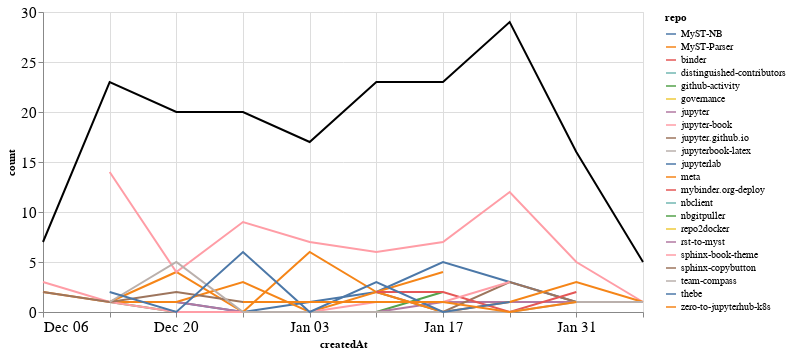

Write notebook code for a chart like this one.
### Markdown cell above
### Comments

### Code cell
comments_time = comments.groupby('repo').resample('W', on='createdAt').count()['author'].reset_index()
comments_time = comments_time.rename(columns={'author': 'count'})
comments_time_total = comments_time.groupby('createdAt').agg({"count": "sum"}).reset_index()
ch1 = alt.Chart(comments_time, width=600).mark_line().encode(
    x='createdAt',
    y='count',
    color='repo',
    tooltip="repo"
)

ch2 = alt.Chart(comments_time_total, width=600).mark_line(color="black").encode(
    x='createdAt',
    y='count',
)

ch1 + ch2

### Figure 1 — Vega-Lite specification as saved in the notebook (floating-point values rounded to 4 significant figures)
{"config": {"axisLeft": {"labelFontSize": 15}, "axisBottom": {"labelFontSize": 15}}, "layer": [{"data": {"name": "data-d0e3fe6982997956f04ea8964ae4cf59"}, "mark": "line", "encoding": {"color": {"type": "nominal", "field": "repo"}, "tooltip": {"type": "nominal", "field": "repo"}, "x": {"type": "temporal", "field": "createdAt"}, "y": {"type": "quantitative", "field": "count"}}, "width": 600}, {"data": {"name": "data-1189f6dd9881c299bf3a526f89d02f26"}, "mark": {"type": "line", "color": "black"}, "encoding": {"x": {"type": "temporal", "field": "createdAt"}, "y": {"type": "quantitative", "field": "count"}}, "width": 600}], "$schema": "https://vega.github.io/schema/vega-lite/v4.8.1.json", "datasets": {"data-d0e3fe6982997956f04ea8964ae4cf59": [{"repo": "MyST-NB", "createdAt": "2020-12-20T00:00:00", "count": 1}, {"repo": "MyST-NB", "createdAt": "2020-12-27T00:00:00", "count": 0}, {"repo": "MyST-NB", "createdAt": "2021-01-03T00:00:00", "count": 1}, {"repo": "MyST-NB", "createdAt": "2021-01-10T00:00:00", "count": 2}, {"repo": "MyST-NB", "createdAt": "2021-01-17T00:00:00", "count": 5}, {"repo": "MyST-NB", "createdAt": "2021-01-24T00:00:00", "count": 3}, {"repo": "MyST-NB", "createdAt": "2021-01-31T00:00:00", "count": 1}, {"repo": "MyST-Parser", "createdAt": "2020-12-13T00:00:00", "count": 1}, {"repo": "MyST-Parser", "createdAt": "2020-12-20T00:00:00", "count": 4}, {"repo": "MyST-Parser", "createdAt": "2020-12-27T00:00:00", "count": 0}, {"repo": "MyST-Parser", "createdAt": "2021-01-03T00:00:00", "count": 6}, {"repo": "MyST-Parser", "createdAt": "2021-01-10T00:00:00", "count": 2}, {"repo": "MyST-Parser", "createdAt": "2021-01-17T00:00:00", "count": 4}, {"repo": "binder", "createdAt": "2021-01-31T00:00:00", "count": 1}, {"repo": "distinguished-contributors", "createdAt": "2020-12-20T00:00:00", "count": 1}, {"repo": "github-activity", "createdAt": "2020-12-13T00:00:00", "count": 1}, {"repo": "github-activity", "createdAt": "2020-12-20T00:00:00", "count": 0}, {"repo": "github-activity", "createdAt": "2020-12-27T00:00:00", "count": 0}, {"repo": "github-activity", "createdAt": "2021-01-03T00:00:00", "count": 0}, {"repo": "github-activity", "createdAt": "2021-01-10T00:00:00", "count": 0}, {"repo": "github-activity", "createdAt": "2021-01-17T00:00:00", "count": 2}, {"repo": "governance", "createdAt": "2021-01-24T00:00:00", "count": 1}, {"repo": "jupyter", "createdAt": "2020-12-20T00:00:00", "count": 1}, {"repo": "jupyter", "createdAt": "2020-12-27T00:00:00", "count": 0}, {"repo": "jupyter", "createdAt": "2021-01-03T00:00:00", "count": 0}, {"repo": "jupyter", "createdAt": "2021-01-10T00:00:00", "count": 0}, {"repo": "jupyter", "createdAt": "2021-01-17T00:00:00", "count": 1}, {"repo": "jupyter", "createdAt": "2021-01-24T00:00:00", "count": 1}, {"repo": "jupyter", "createdAt": "2021-01-31T00:00:00", "count": 1}, {"repo": "jupyter-book", "createdAt": "2020-12-13T00:00:00", "count": 14}, {"repo": "jupyter-book", "createdAt": "2020-12-20T00:00:00", "count": 4}, {"repo": "jupyter-book", "createdAt": "2020-12-27T00:00:00", "count": 9}, {"repo": "jupyter-book", "createdAt": "2021-01-03T00:00:00", "count": 7}, {"repo": "jupyter-book", "createdAt": "2021-01-10T00:00:00", "count": 6}, {"repo": "jupyter-book", "createdAt": "2021-01-17T00:00:00", "count": 7}, {"repo": "jupyter-book", "createdAt": "2021-01-24T00:00:00", "count": 12}, {"repo": "jupyter-book", "createdAt": "2021-01-31T00:00:00", "count": 5}, {"repo": "jupyter-book", "createdAt": "2021-02-07T00:00:00", "count": 1}, {"repo": "jupyter.github.io", "createdAt": "2021-01-10T00:00:00", "count": 2}, {"repo": "jupyter.github.io", "createdAt": "2021-01-17T00:00:00", "count": 0}, {"repo": "jupyter.github.io", "createdAt": "2021-01-24T00:00:00", "count": 3}, {"repo": "jupyter.github.io", "createdAt": "2021-01-31T00:00:00", "count": 1}, {"repo": "jupyterbook-latex", "createdAt": "2021-02-07T00:00:00", "count": 2}, {"repo": "jupyterlab", "createdAt": "2020-12-20T00:00:00", "count": 1}, {"repo": "meta", "createdAt": "2020-12-06T00:00:00", "count": 2}, {"repo": "meta", "createdAt": "2020-12-13T00:00:00", "count": 1}, {"repo": "meta", "createdAt": "2020-12-20T00:00:00", "count": 1}, {"repo": "meta", "createdAt": "2020-12-27T00:00:00", "count": 3}, {"repo": "meta", "createdAt": "2021-01-03T00:00:00", "count": 0}, {"repo": "meta", "createdAt": "2021-01-10T00:00:00", "count": 2}, {"repo": "meta", "createdAt": "2021-01-17T00:00:00", "count": 0}, {"repo": "meta", "createdAt": "2021-01-24T00:00:00", "count": 1}, {"repo": "meta", "createdAt": "2021-01-31T00:00:00", "count": 3}, {"repo": "meta", "createdAt": "2021-02-07T00:00:00", "count": 1}, {"repo": "mybinder.org-deploy", "createdAt": "2021-01-10T00:00:00", "count": 2}, {"repo": "mybinder.org-deploy", "createdAt": "2021-01-17T00:00:00", "count": 2}, {"repo": "mybinder.org-deploy", "createdAt": "2021-01-24T00:00:00", "count": 0}, {"repo": "mybinder.org-deploy", "createdAt": "2021-01-31T00:00:00", "count": 2}, {"repo": "nbclient", "createdAt": "2020-12-13T00:00:00", "count": 1}, {"repo": "nbgitpuller", "createdAt": "2021-01-10T00:00:00", "count": 2}, {"repo": "repo2docker", "createdAt": "2021-01-24T00:00:00", "count": 4}, {"repo": "rst-to-myst", "createdAt": "2021-01-03T00:00:00", "count": 1}, {"repo": "sphinx-book-theme", "createdAt": "2020-12-06T00:00:00", "count": 3}, {"repo": "sphinx-book-theme", "createdAt": "2020-12-13T00:00:00", "count": 1}, {"repo": "sphinx-book-theme", "createdAt": "2020-12-20T00:00:00", "count": 0}, {"repo": "sphinx-book-theme", "createdAt": "2020-12-27T00:00:00", "count": 0}, {"repo": "sphinx-book-theme", "createdAt": "2021-01-03T00:00:00", "count": 0}, {"repo": "sphinx-book-theme", "createdAt": "2021-01-10T00:00:00", "count": 1}, {"repo": "sphinx-book-theme", "createdAt": "2021-01-17T00:00:00", "count": 1}, {"repo": "sphinx-book-theme", "createdAt": "2021-01-24T00:00:00", "count": 3}, {"repo": "sphinx-copybutton", "createdAt": "2020-12-06T00:00:00", "count": 2}, {"repo": "sphinx-copybutton", "createdAt": "2020-12-13T00:00:00", "count": 1}, {"repo": "sphinx-copybutton", "createdAt": "2020-12-20T00:00:00", "count": 2}, {"repo": "sphinx-copybutton", "createdAt": "2020-12-27T00:00:00", "count": 1}, {"repo": "sphinx-copybutton", "createdAt": "2021-01-03T00:00:00", "count": 1}, {"repo": "team-compass", "createdAt": "2020-12-13T00:00:00", "count": 1}, {"repo": "team-compass", "createdAt": "2020-12-20T00:00:00", "count": 5}, {"repo": "team-compass", "createdAt": "2020-12-27T00:00:00", "count": 0}, {"repo": "team-compass", "createdAt": "2021-01-03T00:00:00", "count": 0}, {"repo": "team-compass", "createdAt": "2021-01-10T00:00:00", "count": 0}, {"repo": "team-compass", "createdAt": "2021-01-17T00:00:00", "count": 0}, {"repo": "team-compass", "createdAt": "2021-01-24T00:00:00", "count": 0}, {"repo": "team-compass", "createdAt": "2021-01-31T00:00:00", "count": 1}, {"repo": "team-compass", "createdAt": "2021-02-07T00:00:00", "count": 1}, {"repo": "thebe", "createdAt": "2020-12-13T00:00:00", "count": 2}, {"repo": "thebe", "createdAt": "2020-12-20T00:00:00", "count": 0}, {"repo": "thebe", "createdAt": "2020-12-27T00:00:00", "count": 6}, {"repo": "thebe", "createdAt": "2021-01-03T00:00:00", "count": 0}, {"repo": "thebe", "createdAt": "2021-01-10T00:00:00", "count": 3}, {"repo": "thebe", "createdAt": "2021-01-17T00:00:00", "count": 0}, {"repo": "thebe", "createdAt": "2021-01-24T00:00:00", "count": 1}, {"repo": "zero-to-jupyterhub-k8s", "createdAt": "2020-12-27T00:00:00", "count": 1}, {"repo": "zero-to-jupyterhub-k8s", "createdAt": "2021-01-03T00:00:00", "count": 1}, {"repo": "zero-to-jupyterhub-k8s", "createdAt": "2021-01-10T00:00:00", "count": 1}, {"repo": "zero-to-jupyterhub-k8s", "createdAt": "2021-01-17T00:00:00", "count": 1}, {"repo": "zero-to-jupyterhub-k8s", "createdAt": "2021-01-24T00:00:00", "count": 0}, {"repo": "zero-to-jupyterhub-k8s", "createdAt": "2021-01-31T00:00:00", "count": 1}], "data-1189f6dd9881c299bf3a526f89d02f26": [{"createdAt": "2020-12-06T00:00:00", "count": 7}, {"createdAt": "2020-12-13T00:00:00", "count": 23}, {"createdAt": "2020-12-20T00:00:00", "count": 20}, {"createdAt": "2020-12-27T00:00:00", "count": 20}, {"createdAt": "2021-01-03T00:00:00", "count": 17}, {"createdAt": "2021-01-10T00:00:00", "count": 23}, {"createdAt": "2021-01-17T00:00:00", "count": 23}, {"createdAt": "2021-01-24T00:00:00", "count": 29}, {"createdAt": "2021-01-31T00:00:00", "count": 16}, {"createdAt": "2021-02-07T00:00:00", "count": 5}]}}
